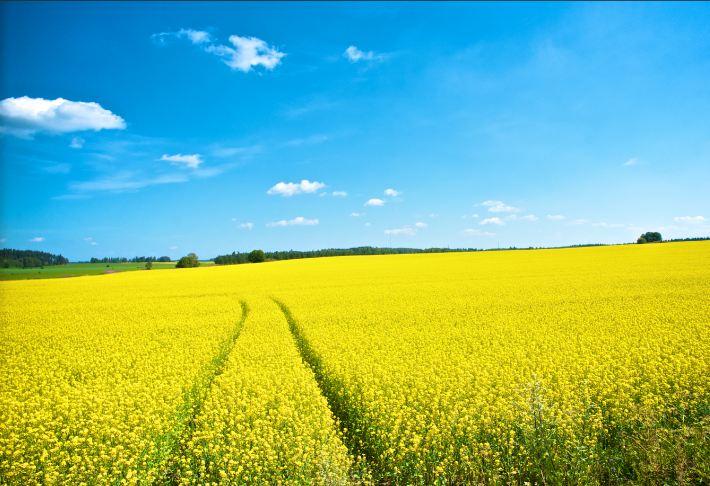
#> input picture NextAyala/field_background.png, 710 x 486 px
$ python Modules.py
#> lines starting #> are read from the running program, lines starting #| are printed output that depends on the picture
from PIL import Image, ImageDraw

first = (
    146, 399, 163, 403, 170, 393, 169, 391, 166, 386, 170, 381, 170, 371, 170,
    355, 169, 346, 167, 335, 170, 329, 170, 320, 170, 310, 171, 301, 173, 290,
    178, 289, 182, 287, 188, 286, 190, 286, 192, 291, 194, 296, 195, 305, 194,
    307, 191, 312, 190, 316, 190, 321, 192, 331, 193, 338, 196, 341, 197, 346,
    199, 352, 198, 360, 197, 366, 197, 373, 196, 380, 197, 383, 196, 387, 192,
    389, 191, 392, 190, 396, 189, 400, 194, 401, 201, 402, 208, 403, 213, 402,
    216, 401, 219, 397, 219, 393, 216, 390, 215, 385, 215, 379, 213, 373, 213,
    365, 212, 360, 210, 353, 210, 347, 212, 338, 213, 329, 214, 319, 215, 311,
    215, 306, 216, 296, 218, 290, 221, 283, 225, 282, 233, 284, 238, 287, 243,
    290, 250, 291, 255, 294, 261, 293, 265, 291, 271, 291, 273, 289, 278, 287,
    279, 285, 281, 280, 284, 278, 284, 276, 287, 277, 289, 283, 291, 286, 294,
    291, 296, 295, 299, 300, 301, 304, 304, 320, 305, 327, 306, 332, 307, 341,
    306, 349, 303, 354, 301, 364, 301, 371, 297, 375, 292, 384, 291, 386, 302,
    393, 324, 391, 333, 387, 328, 375, 329, 367, 329, 353, 330, 341, 331, 328,
    336, 319, 338, 310, 341, 304, 341, 285, 341, 278, 343, 269, 344, 262, 346,
    259, 346, 251, 349, 259, 349, 264, 349, 273, 349, 280, 349, 288, 349, 295,
    349, 298, 354, 293, 356, 286, 354, 279, 352, 268, 352, 257, 351, 249, 350,
    234, 351, 211, 352, 197, 354, 185, 353, 171, 351, 154, 348, 147, 342, 137,
    339, 132, 330, 122, 327, 120, 314, 116, 304, 117, 293, 118, 284, 118, 281,
    122, 275, 128, 265, 129, 257, 131, 244, 133, 239, 134, 228, 136, 221, 137,
    214, 138, 209, 135, 201, 132, 192, 130, 184, 131, 175, 129, 170, 131, 159,
    134, 157, 134, 160, 130, 170, 125, 176, 114, 176, 102, 173, 103, 172, 108,
    171, 111, 163, 115, 156, 116, 149, 117, 142, 116, 136, 115, 129, 115, 124,
    115, 120, 115, 115, 117, 113, 120, 109, 122, 102, 122, 100, 121, 95, 121,
    89, 115, 87, 110, 82, 109, 84, 118, 89, 123, 93, 129, 100, 130, 108,
    132, 110, 133, 110, 136, 107, 138, 105, 140, 95, 138, 86, 141, 79, 149,
    77, 155, 81, 162, 90, 165, 97, 167, 99, 171, 109, 171, 107, 161, 111,
    156, 113, 170, 115, 185, 118, 208, 117, 223, 121, 239, 128, 251, 133, 259,
    136, 266, 139, 276, 143, 290, 148, 310, 151, 332, 155, 348, 156, 353, 153,
    366, 149, 379, 147, 394, 146, 399
)
second = (
    156, 141, 165, 135, 169, 131, 176, 130, 187, 134, 191, 140, 191, 146, 186,
    150, 179, 155, 175, 157, 168, 157, 163, 157, 159, 157, 158, 164, 159, 175,
    159, 181, 157, 191, 154, 197, 153, 205, 153, 210, 152, 212, 147, 215, 146,
    218, 143, 220, 132, 220, 125, 217, 119, 209, 116, 196, 115, 185, 114, 172,
    114, 167, 112, 161, 109, 165, 107, 170, 99, 171, 97, 167, 89, 164, 81,
    162, 77, 155, 81, 148, 87, 140, 96, 138, 105, 141, 110, 136, 111, 126,
    113, 129, 118, 117, 128, 114, 137, 115, 146, 114, 155, 115, 158, 121, 157,
    128, 156, 134, 157, 136, 156, 136
)

background = Image.open("field_background.png")
#> background is the input picture: PIL image 710x486 RGBA; mean R, G, B, A 129, 183.4, 131.9, 255
draw = ImageDraw.Draw(background)


def draw_the_lines(coordinates):
    for i in range(0, len(coordinates) - 2, 2):  # from the beginning to the end jumping 2 each time
        draw.line(coordinates[i: i + 4], fill="black", width=5)


draw_the_lines(first)
draw_the_lines(second)

background.save("after_connecting_dots.png")
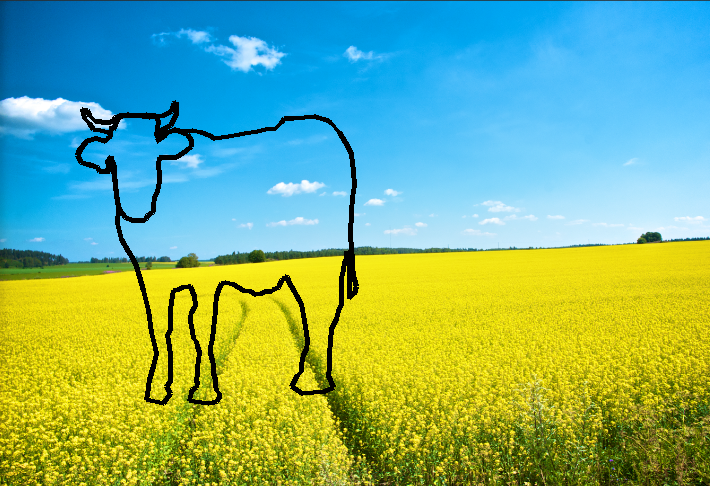
#> saved as after_connecting_dots.png: PIL image 710x486 RGBA; mean R, G, B, A 125, 178, 128.6, 255
background.show()
